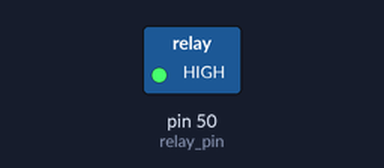
This sketch was run on a simulated Arduino Mega 2560, built with avr-gcc and run on an emulated ATmega2560. Shown: switched loads named in the sketch (green lamp = pin HIGH).

Above: at 0.1 s.
Timing chart, 0 to 1.6 s (numbered marks = the images above):
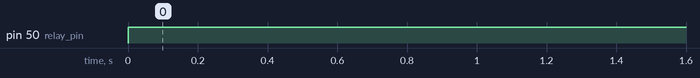

The sketch:

relay_test.ino
```cpp
const byte relay_pin = 50;

void setup() {
  // put your setup code here, to run once:
  pinMode(relay_pin,OUTPUT);
}

void loop() {
  // put your main code here, to run repeatedly:
  digitalWrite(relay_pin,HIGH);
}
```

Measured:
- by itself, pin 50 (relay_pin): LOW → HIGH at 0.00 s
